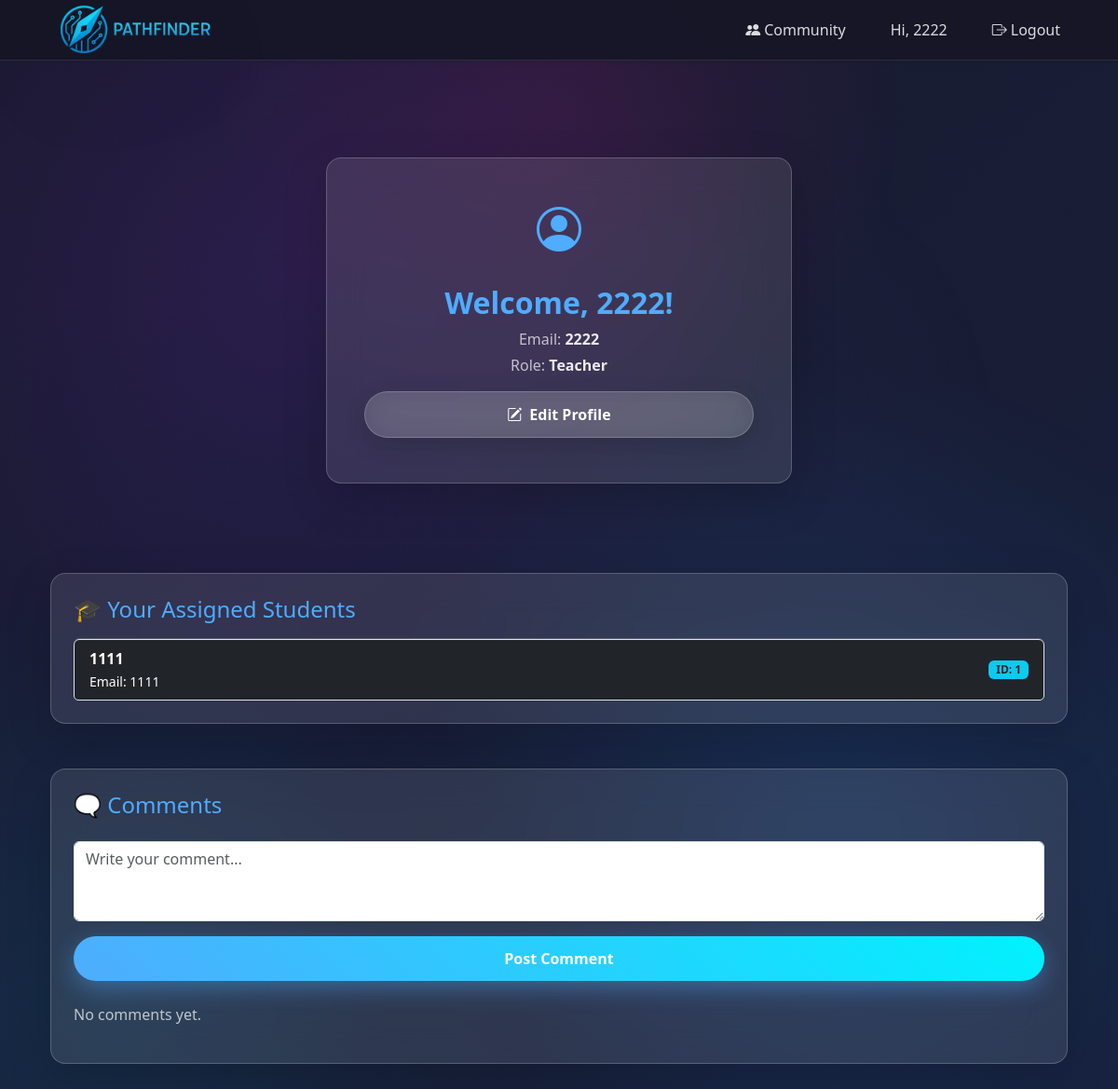
The app's page /profile (signed in), older data.
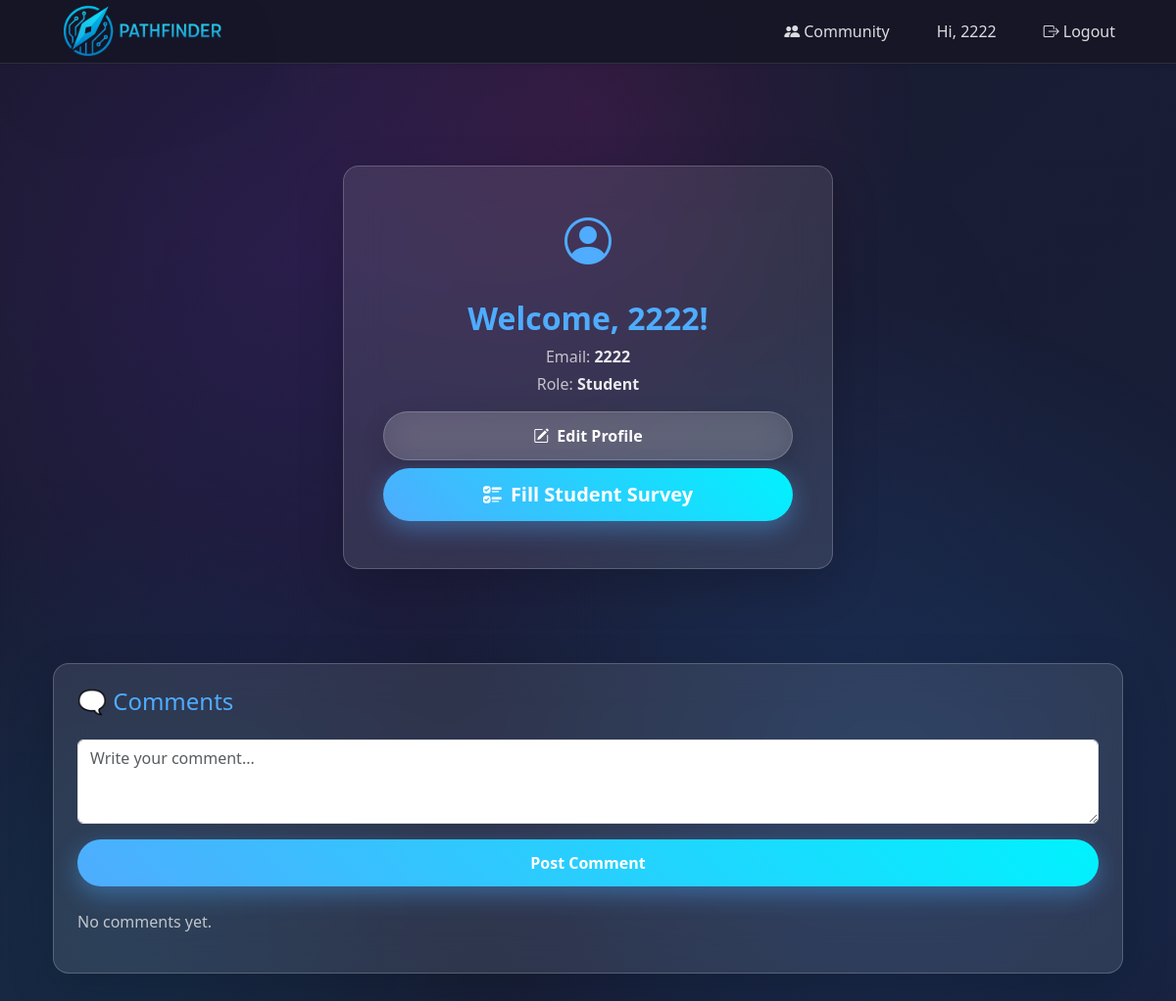
The same page, newer data.
### flaskProject/auth/models.py (models this page shows, shortened)
class User(UserMixin, db.Model):
    __tablename__ = 'users'
    id = db.Column(db.Integer, primary_key=True)
    username = db.Column(db.String(64), unique=True, nullable=False)
    email = db.Column(db.String(120), unique=True, nullable=False)
    password_hash = db.Column(db.String(128), nullable=False)
    role = db.Column(db.String(10), nullable=False)
    is_admin = db.Column(db.Boolean, default=False)  # NEW FIELD

### flaskProject/form/models.py (models this page shows, shortened)
class StudentSurveyResponse(db.Model):
    __tablename__ = 'student_survey_responses'
    id = db.Column(db.Integer, primary_key=True)
    student_id = db.Column(db.Integer, db.ForeignKey('users.id'), nullable=False, unique=True)
    mentor_id = db.Column(db.Integer, db.ForeignKey('users.id'))  # 🆕 new column
    favorite_subject = db.Column(db.String(50), nullable=False)
    learning_style = db.Column(db.String(50), nullable=False)
    strength = db.Column(db.String(50), nullable=False)
    future_study = db.Column(db.String(50), nullable=False)
    class_behavior = db.Column(db.String(50), nullable=False)
    activities = db.Column(db.String(50), nullable=False)
    goal = db.Column(db.String(50), nullable=False)
    student = db.relationship('User', foreign_keys=[student_id], backref=db.backref('survey_response', uselist=False))
    mentor = db.relationship('User', foreign_keys=[mentor_id], backref='mentees')  # 🆕

### flaskProject/main/routes.py (the view)
@main_bp.route('/profile')
@login_required
def profile():
    if session.get("prediction"):
        session["prediction"] = None
    has_survey = False
    mentees = []  # Added to track students assigned to this teacher
    if current_user.role == 'student':
        has_survey = StudentSurveyResponse.query.filter_by(student_id=current_user.id).first() is not None
    elif current_user.role == 'teacher':
        has_survey = TeacherSurveyResponse.query.filter_by(teacher_id=current_user.id).first() is not None
        mentees = StudentSurveyResponse.query.filter_by(mentor_id=current_user.id).all()
    return render_template('profile.html', user=current_user, has_survey=has_survey, mentees=mentees)

### flaskProject/__init__.py (called while the page is built)
def create_app(config):
    app = Flask(__name__)
    app.config.from_object(config)
    db.init_app(app)
    login_manager.init_app(app)
    from .auth import auth_bp
    from .main import main_bp
    from .form import form_bp
    from .ml import ml_bp
    from .auth.models import User
    from .form.models import StudentSurveyResponse
    @login_manager.user_loader
    def load_user(user_id):
        return User.query.get(int(user_id))
    app.register_blueprint(auth_bp)
    app.register_blueprint(main_bp)
    app.register_blueprint(form_bp)
    app.register_blueprint(ml_bp)
    return app

### flaskProject/templates/profile.html (shortened to what this page needs)
{% extends "base.html" %}
{% block content %}
<div class="d-flex justify-content-center align-items-center min-vh-80 py-5">
  <div class="card shadow-lg p-4 rounded-4 text-center" style="width: 100%; max-width: 500px;">
    <div class="card-body">
      <div class="mb-4">
        <i class="bi bi-person-circle text-primary" style="font-size: 3rem;"></i>
      </div>
      <h2 class="fw-bold text-primary">Welcome, {{ user.username }}!</h2>
      <p class="text-muted mb-1">Email: <span class="fw-semibold">{{ user.email }}</span></p>
      <p class="text-muted mb-3">Role: <span class="fw-semibold text-capitalize">{{ user.role }}</span></p>
      <div class="mb-2">
        <a href="{{ url_for('main.edit_profile') }}" class="btn btn-glassmorphism w-100">
          <i class="bi bi-pencil-square me-2"></i>Edit Profile
        </a>
      </div>
      {% if user.role == 'student' %}
        {% if not has_survey %}
          <a href="{{ url_for('form.student_survey') }}" class="btn btn-primary-gradient btn-lg w-100 mb-2">
            <i class="bi bi-ui-checks me-2"></i>Fill Student Survey
          </a>
        {% else %}
          <a href="{{ url_for('ml.match') }}" class="btn btn-success-gradient btn-lg w-100 mb-2">
            <i class="bi bi-search me-2"></i>Find a Mentor
          </a>
        {% endif %}
      {% elif user.role == 'teacher' %}
        {% if not has_survey %}
          <a href="{{ url_for('form.teacher_survey') }}" class="btn btn-success-gradient btn-lg w-100 mb-2">
            <i class="bi bi-person-badge me-2"></i>Fill Mentor Profile
          </a>
        {% endif %}
      {% endif %}
    </div>
  </div>
</div>
{% if user.role == 'teacher' and mentees %}
  <div class="container mt-5">
    <div class="card shadow-lg p-4 rounded-4">
      <h4 class="text-primary mb-3">🎓 Your Assigned Students</h4>
      <ul class="list-group">
        {% for student in mentees %}
        <li class="list-group-item bg-dark text-white d-flex justify-content-between align-items-center">
          <div>
            <strong>{{ student.student.username }}</strong><br>
            <small>Email: {{ student.student.email }}</small>
          </div>
          <span class="badge bg-info text-dark">ID: {{ student.student_id }}</span>
        </li>
        {% endfor %}
      </ul>
    </div>
  </div>
{% elif user.role == 'teacher' %}
  <div class="container mt-5 text-center text-muted">
    <p>No students have signed up with you yet.</p>
  </div>
{% endif %}
<div class="container mt-5">
  <div class="card shadow-lg p-4 rounded-4">
    <h4 class="text-primary mb-4">🗨️ Comments</h4>
    {% if current_user.is_authenticated and current_user.id == user.id %}
    <form method="POST" class="mb-4">
      <div class="mb-3">
        <textarea name="content" rows="3" class="form-control" placeholder="Write your comment..." required></textarea>
      </div>
      <button type="submit" class="btn btn-primary-gradient w-100">Post Comment</button>
    </form>
    {% endif %}
    {% if comments %}
      {% for comment in comments %}
        <div class="mb-3 p-3 border rounded bg-dark text-white">
          <strong>{{ comment.user.username }}</strong>
          <small class="text-muted float-end">{{ comment.timestamp.strftime('%Y-%m-%d %H:%M') }}</small>
          <p class="mt-2 mb-0">{{ comment.content }}</p>
        </div>
      {% endfor %}
    {% else %}
      <p class="text-muted">No comments yet.</p>
    {% endif %}
  </div>
</div>
{% endblock %}

### flaskProject/templates/base.html (shortened to what this page needs)
<!DOCTYPE html>
<html lang="en">
<head>
    <link href="https://cdn.jsdelivr.net/npm/bootstrap@5.3.0/dist/css/bootstrap.min.css" rel="stylesheet">
    <link rel="stylesheet" href="https://cdn.jsdelivr.net/npm/bootstrap-icons@1.10.5/font/bootstrap-icons.css">
</head>
<body>
    <nav class="navbar navbar-expand-lg navbar-dark shadow-sm">
    <div class="container">
        <a class="navbar-brand" href="{{ url_for('main.index') }}">
            <img src="{{ url_for('static', filename='Logo.png') }}" alt="Logo">
        </a>
        <div class="collapse navbar-collapse" id="navbarNav">
            <ul class="navbar-nav ms-auto align-items-lg-center gap-2">
                <li class="nav-item">
                    <a class="nav-link" href="{{ url_for('main.community') }}">
                        <i class="bi bi-people-fill me-1"></i>Community
                    </a>
                </li>
                {% if current_user.is_authenticated %}
                    <li class="nav-item">
                            <a class = "nav-link" href="{{ url_for('main.profile') }}">Hi, {{ current_user.username }} </a>
                    </li>
                    <li class="nav-item">
                        <a class="nav-link" href="{{ url_for('auth.logout') }}">
                            <i class="bi bi-box-arrow-right me-1"></i>Logout
                        </a>
                    </li>
                {% endif %}
            </ul>
        </div>
    </div>
    </nav>
    <main class="container py-4">
        {% block content %}{% endblock %}
    </main>
</body>
</html>

Row changes from the older to the newer data that the page shows:
removed StudentSurveyResponse: student.username "1111", student.email "1111", student_id "1"
changed User: role "Teacher" → "Student"
Text that changed along with them:
text no longer shown: "🎓 Your Assigned Students"
text now shown: "Fill Student Survey"
